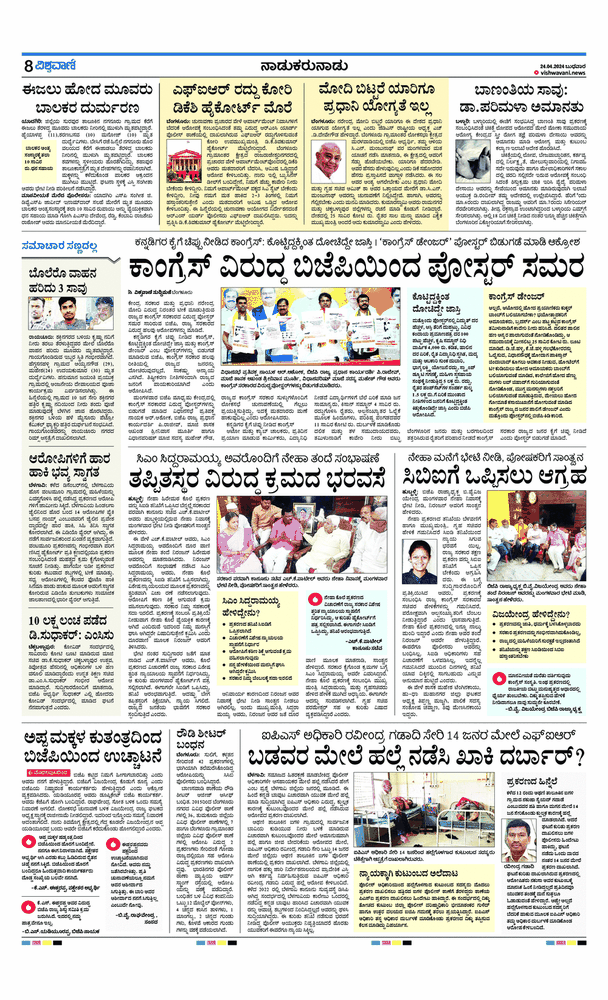
#> input picture src/test_04.gif, 608 x 1000 px, shrunk from 1000 x 1646 before the run, given in place of test_04.png, which was not available
$ jupyter execute --allow-errors ocrv.ipynb   (shell and % lines are left out)
#> lines starting #> are read from the running program, lines starting #| are printed output that depends on the picture; pictures that were not available may be replaced by others from this repository, and a replacement may not be noted
[cell 1]
# Download a file from Colab to local machine
from google.colab import files
files.download('/content/your_file.txt')

[cell 2]
from google.colab import drive
drive.mount('/content/drive')

[cell 3]
#!git clone https://github.com/ultralytics/yolov5  # clone
%cd /content/drive/MyDrive/yolov5

[cell 4]

import torch
import utils
#> (the rest of this cell did not finish here and is left out)

[cell 5]
import zipfile
import os

# Path to the zip file in Google Drive
zip_path = '/content/drive/MyDrive/Colab Notebooks/train_data1.zip' #/content/drive/MyDrive/Colab Notebooks/train_data.zip

# Directory to extract the contents to
extract_path = '/content/drive/MyDrive/Colab Notebooks/train_data1'

# Unzip the file
#> (the rest of this cell did not finish here and is left out)

[cell 6]
# Train YOLOv5s on COCO128 for 3 epochs
#!python train.py --img 640 --batch 2 --epochs 310 --data custom_data1.yaml --weights yolov5s.pt --cache disk --cache ram --nosave

[cell 7]
#!python detect.py --weights runs/train/exp2/weights/last.pt --img 640 --conf 0.25 --source ../test_04.jpg
# display.Image(filename='runs/detect/exp/zidane.jpg', width=600)

[cell 8]
from PIL import Image
import pytesseract
import pdb
# Path to the Tesseract executable
pytesseract.pytesseract.tesseract_cmd = r'/usr/bin/tesseract'

# Mount Google Drive (if you are working with images stored in Google Drive)
from google.colab import drive
drive.mount('/content/drive')

[cell 9]
#Weather image is read successfully
import cv2
import matplotlib.pyplot as plt

image_path = '/content/drive/MyDrive/test_04.png'

# Read the image using OpenCV
image = cv2.imread(image_path)
#> image is the input picture: shape (1000, 608, 3); mean B, G, R 210.1, 216.1, 216.7
if image is None:
    print("Error: Unable to read the image using OpenCV.")
else:
    print("Image read successfully using OpenCV.")
    # Convert BGR to RGB for displaying correctly with matplotlib
    image_rgb = cv2.cvtColor(image, cv2.COLOR_BGR2RGB)
    plt.imshow(image_rgb)
    plt.title("Loaded Image")
    plt.show()

[cell 10]
# Convert the image to PNG
converted_image_path = '/content/drive/MyDrive/test_04.png'
cv2.imwrite(converted_image_path, image)

# Try to open the converted image with PIL
from PIL import Image

#> (the rest of this cell did not finish here and is left out)

[cell 11]
# Define the path to the annotations text file
annotations_file = '/content/drive/MyDrive/yolov5/runs/detect/exp80/labels/test_04.txt'

# Initialize an empty list to store annotations
annotations = []

# Read the annotations from the text file
#> (the rest of this cell did not finish here and is left out)

[cell 12]
#CONTENT PORTION

from PIL import Image
import pytesseract
import cv2
import os
import numpy as np

# [49 lines left out: functions enhance_image, ocr_extract, not called in this run]

# Define the base path for Google Drive in Colab
base_path = '/content/drive/MyDrive/'

# Convert the image to PNG using OpenCV
original_image_path = os.path.join(base_path, 'test_04.png')
converted_image_path = os.path.join(base_path, 'test_04_converted.png')

# Read and convert the image
image = cv2.imread(original_image_path)
if image is not None:
    cv2.imwrite(converted_image_path, image)
    print("Image converted to PNG format.")
else:
    print("Error: Unable to read the original image using OpenCV.")

# Assuming you have loaded annotations from the text file into the 'annotations' list
#annotations = [
    #"0 0.5 0.5 0.5 0.5",  # Example annotation
#]

# Iterate through each annotation
for annotation in annotations:
    class_idx, x_center_norm, y_center_norm, width_norm, height_norm = map(float, annotation.split())
    print(class_idx)
    print(x_center_norm)
    print(y_center_norm)
    print(width_norm)
    print(height_norm)

    if class_idx == 1:
        image_path = converted_image_path
        print("Image path:", image_path)
        if os.path.exists(image_path):
            article_content = ocr_extract(image_path, class_idx, x_center_norm, y_center_norm, width_norm, height_norm)
            if article_content:
                print("Article Content:")
                print(article_content)
        else:
            print("Image file not found.")

[cell 13]
# Install necessary packages

from PIL import Image
import pytesseract
import cv2
import os
import numpy as np
from gtts import gTTS
from IPython.display import Audio, display
import tempfile

def enhance_image(image):
    gray_image = cv2.cvtColor(image, cv2.COLOR_BGR2GRAY)
    blurred_image = cv2.GaussianBlur(gray_image, (5, 5), 0)
    enhanced_image = cv2.adaptiveThreshold(blurred_image, 255, cv2.ADAPTIVE_THRESH_GAUSSIAN_C,
                                           cv2.THRESH_BINARY, 11, 2)
    return enhanced_image

def ocr_extract(image_path, x_center_norm, y_center_norm, width_norm, height_norm):
    try:
        print("Image path:", image_path)
        image = Image.open(image_path)

        x_center = x_center_norm * image.width
        y_center = y_center_norm * image.height
        roi_width = width_norm * image.width
        roi_height = height_norm * image.height

        roi_x1 = int(max(0, x_center - roi_width / 2))
        roi_y1 = int(max(0, y_center - roi_height / 2))
        roi_x2 = int(min(image.width, x_center + roi_width / 2))
        roi_y2 = int(min(image.height, y_center + roi_height / 2))

        print(roi_x1)
        print(roi_y1)
        print(roi_x2)
        print(roi_y2)

        roi = image.crop((roi_x1, roi_y1, roi_x2, roi_y2))

        roi_cv = cv2.cvtColor(np.array(roi), cv2.COLOR_RGB2BGR)
        enhanced_roi = enhance_image(roi_cv)

        enhanced_roi_pil = Image.fromarray(enhanced_roi)

        content = pytesseract.image_to_string(enhanced_roi_pil, lang='kan', config='--psm 6')

        return content
    except Exception as e:
        print(f"Error in OCR extraction: {e}")
        return None

# [9 lines left out: function text_to_speech, not called in this run]

# Define the base path for Google Drive in Colab
base_path = '/content/drive/MyDrive/'

# Convert the image to PNG using OpenCV
original_image_path = os.path.join(base_path, 'test_04.png')
converted_image_path = os.path.join(base_path, 'test_04_converted.png')

# Read and convert the image
image = cv2.imread(original_image_path)
if image is not None:
    cv2.imwrite(converted_image_path, image)
    print("Image converted to PNG format.")
else:
    print("Error: Unable to read the original image using OpenCV.")

# Assuming you have loaded annotations from the text file into the 'annotations' list
annotations = [
    # Example annotations (class_idx, x_center_norm, y_center_norm, width_norm, height_norm)
    "0 0.5 0.5 0.5 0.5",
    "1 0.6185 0.154921 0.243 0.153098",
    "2 0.117 0.352977 0.158 0.18712"
]

# Extracting regions
headings = []
articles = []
contents = []

for annotation in annotations:
    class_idx, x_center_norm, y_center_norm, width_norm, height_norm = map(float, annotation.split())
    bbox = (x_center_norm, y_center_norm, width_norm, height_norm)

    if class_idx == 0:
        articles.append(bbox)
    elif class_idx == 1:
        headings.append(bbox)
    elif class_idx == 2:
        contents.append(bbox)

# Iterate through headings and find the corresponding articles and contents
#> (the rest of this cell did not finish here and is left out)

#| 302
#| 78
#| 449
#| 231
#> in ocr_extract, `roi = image.crop((roi_x1, roi_y1, roi_x2, roi_y2))`:
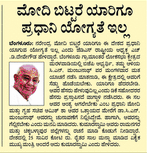
#> roi: PIL image 147x153 RGB; mean R, G, B 213.2, 207.8, 169.1
#> in ocr_extract, `roi_cv = cv2.cvtColor(np.array(roi), cv2.COLOR_RGB2BGR)`:
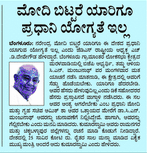
#> roi_cv: shape (153, 147, 3); mean R, G, B 169.1, 207.8, 213.2
#> in enhance_image, `gray_image = cv2.cvtColor(image, cv2.COLOR_BGR2GRAY)`:
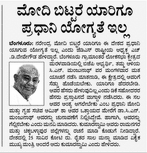
#> gray_image: shape (153, 147); min 0, max 254, mean 205
#> (the rest of the program and of its run is left out)
